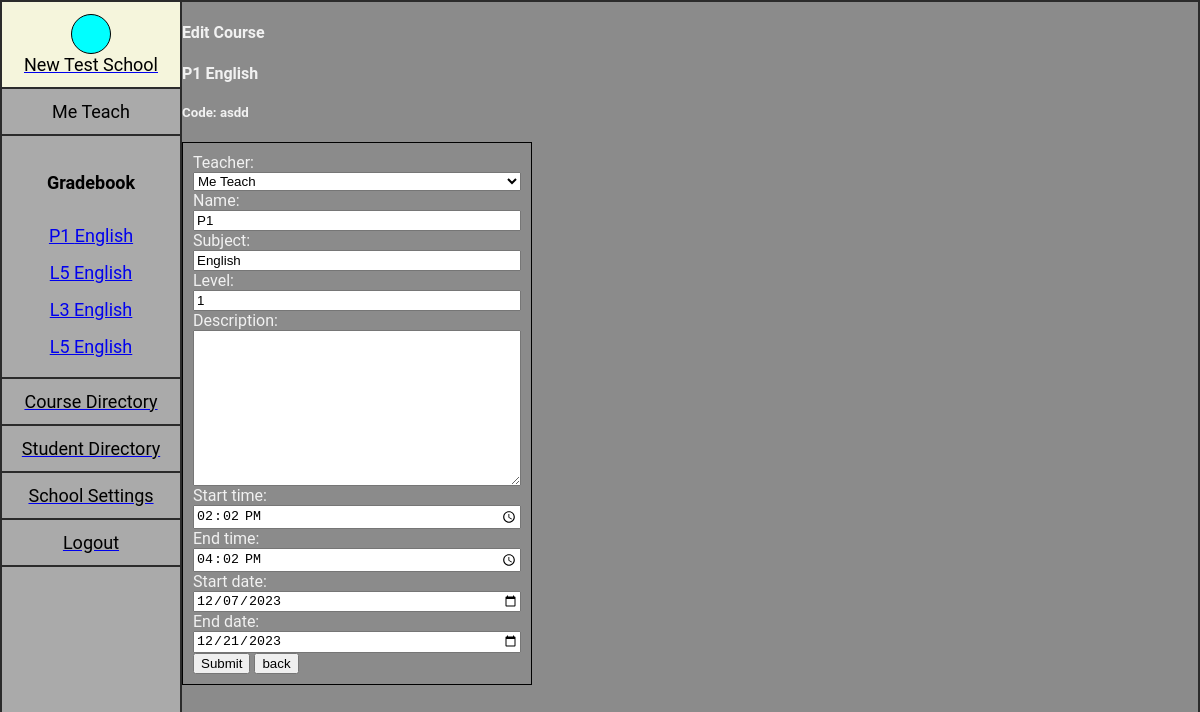
/courses/course/asdd (signed in), run on the app's committed database.
### app/user.py (models this page shows, shortened)
class User(AbstractUser):
    first_name = models.CharField(max_length=256, blank=True)
    last_name = models.CharField(max_length=256, blank=True)
    phone = models.CharField(max_length=32, blank=True)
    social = models.CharField(max_length=64, blank=True, null=True) #for use with other contact servicers such as LINE, MESSENGER or WHATSAPP
    school = models.ForeignKey('School', on_delete=models.SET_NULL, related_name='user', null=True, blank=True)
    tag = models.CharField(max_length=64, blank=True, null=True) #if they have a school ID or other form of required identifier.
    is_admin = models.BooleanField(default=False)
    is_teacher = models.BooleanField(default=False)
    is_parent = models.BooleanField(default=False)
    timestamp = models.DateTimeField(auto_now_add=True)
    pass
    def __str__(self):
        return f"{self.first_name + ' ' + self.last_name}"

### app/models.py (models this page shows, shortened)
class School(models.Model):
    master = models.ForeignKey('User', on_delete=models.CASCADE, related_name='created_school', null=False)
    admins = models.ManyToManyField('User', related_name='admin_school')
    name = models.CharField(max_length=128, blank=False, null=True)
    address = models.CharField(max_length=512, blank=False, null=True)
    phone = models.CharField(max_length=32, blank=False, null=True)
    admin_code = models.CharField(max_length=14, blank=False, default='aaaa-aaaa-aaaa') #referal code
    teacher_code = models.CharField(max_length=14, blank=False, default='aaaa-aaaa-aaaa') #referal code
    parent_code = models.CharField(max_length=14, blank=False, default='aaaa-aaaa-aaaa') #referal code
    timestamp = models.DateTimeField(auto_now_add=True)
    objects = models.Manager()

class Course(models.Model):
    school = models.ForeignKey('School', on_delete=models.CASCADE, related_name='facility', null=False)
    teacher = models.ForeignKey('User', on_delete=models.SET_NULL, related_name='teacher', null=True, blank=True)
    added_by = models.ForeignKey('User', on_delete=models.CASCADE, related_name='course_added_by', null=True, blank=True)
    name = models.CharField(max_length=64, blank=False, null=True) #name of class
    subject = models.CharField(max_length=128, blank=False) #subject of class
    grade_type = models.BooleanField(default=0, blank=False) #used to set grading system
    code = models.CharField(max_length=128, blank=True, null=True) #class identifer or differentiator(if any)
    level = models.CharField(max_length=24, blank=True, null=True)
    description = models.TextField(max_length=512, blank=True, null=True)
    online = models.BooleanField(default=False, blank=True, null=True) #if course is online(true) or inperson (false)
    location = models.CharField(max_length=128, blank=True, null=True) #physical location of class if any
    students = models.PositiveIntegerField(blank=True, null=True, default=0)
    start_date = models.DateField(auto_now_add=False, blank=True, null=True)
    end_date = models.DateField(auto_now_add=False, blank=True, null=True)
    start_time = models.TimeField(blank=True, default='0:0:0')
    end_time = models.TimeField(blank=True, default='0:0:0')
    timestamp = models.DateTimeField(auto_now_add=True)

### app/views.py (the view)
# urls.py: path("courses/course", views.addCourse, name="addCourse"),
@csrf_exempt
@login_required
def addCourse(request, course_id = None):
    user = request.user
    school = user.school
    if request.method == 'POST':
        if user.school:
            if user.is_admin:
                course = ()
                if course_id != None:
                    course = Course.objects.get(code=course_id)
                    form = CourseForm(school, request.POST, instance=course)
                    if form.is_valid():
                        form.save()
                else:
                    form = CourseForm(school, request.POST)
                    if form.is_valid():
                        print(form.data)
                        course_model = form.save(commit=False)
                        course_model.school = school
                        course_model.code = accessCodeGen('course')
                        course_model.save()
        return HttpResponseRedirect(reverse("courses"))
    elif user.school:
        if user.is_admin:
            if course_id != None:
                edit = True
                course = Course.objects.get(code=course_id)
                form = CourseForm(instance=course, school=school)
                courses = Course.objects.filter(teacher=user).order_by('start_time')
                return render(request, "app/courses/addCourse.html", {'form': form,
                                                                      'edit': edit,
                                                                      'course': course,
                                                                      'courses':courses})
            else:
                form = CourseForm(school, initial={'school': school})
                courses = Course.objects.filter(teacher=user).order_by('start_time')
                return render(request, "app/courses/addCourse.html", {'form': form,
                                                                      'courses':courses})
    return HttpResponseRedirect(reverse("index"))

### app/forms.py
class CourseForm(forms.ModelForm):
    class Meta():
        model = Course
        fields = ('teacher','name','subject','level', 'description', 'start_time', 'end_time', 'start_date', 'end_date')
        widgets = {
            'start_date': forms.DateInput(attrs={'type': 'date'}),
            'end_date': forms.DateInput(attrs={'type': 'date'}),
            'start_time': forms.TimeInput(attrs={'type': 'time'}),
            'end_time': forms.TimeInput(attrs={'type': 'time'}),
        }
    def __init__(self, school, *args, **kwargs):
        super(CourseForm, self).__init__(*args, **kwargs)
        self.fields['teacher'] = forms.ModelChoiceField(widget=forms.Select, queryset=User.objects.filter(school=school, is_teacher=True))
        self.fields['teacher'].required = False

### app/templates/app/courses/addCourse.html (shortened to what this page needs)
{% extends 'app/layout.html' %}
{% load static %}
{% block body %}
<body>
    <div>
        <form action="" method="POST">
            {% if edit %}
            <h4>Edit Course </h4>
            <h4>{{course.name}} {{course.subject}} </h4>
            <h5>Code: {{course.code}}</h5>
            {% endif %}
            <div class="form">
                {{ form }}
            <div >
            <input id="submit" type="submit" class="button"/>
            <button class="button" onclick="load_view('course_view')">back</button>
            </div>
            </div>
        </form>
    </div>
</body>
{% endblock %}

### app/templates/app/layout.html (shortened to what this page needs)
{% load static %}
<!DOCTYPE html>
<html>
    <head>
        <link href="{% static 'app/styles.css' %}" rel="stylesheet">
    </head>
    <div class="row">
        <div class="frame">
            {% if request.user.is_authenticated %}
                <div class="nav-line" id="nav-line">
                    {% if user.school %}
                    <a href="{% url 'index' %}">
                    <div class="nav-block" id="schoolBlock">
                        <div class="nav-img"></div>
                        <div>{{ user.school.name }}</div>
                    </div>
                    </a>
                    {% endif %}
                    <div class="nav-block" id="teacherBlock">
                        <div>{{ user.first_name }} {{user.last_name}}</div>
                    </div>
                    {% if user.school %}
                        {% if user.is_teacher and courses %}
                        <div class="nav-block" id="gradebook-block">
                            <h4>Gradebook</h4>
                            {% for course in courses %}
                            <a href="{% url 'gradebook' course.code %}" class="nav-dropdown-item">{{ course.name }} {{course.subject}}</a>
                            {% endfor %}
                        </div>
                        {% endif %}
                        {% if user.is_admin %}
                        <a class="button" href="{% url 'courses' 'school' %}">
                            <div class="nav-block" id="CoursesBlock">Course Directory</div>
                        </a>
                        <a class="button" href="{% url 'students' 'school' %}">
                            <div class="nav-block">Student Directory</div>
                        </a>
                        <a class="button" href="{% url 'settings' %}">
                            <div class="nav-block" id="settingsBlock">School Settings</div>
                        </a>
                        {% endif %}
                    {% endif %}
                    <a class="button" href="{% url 'logout' %}">
                        <div class="nav-block" >Logout</div>
                    </a>
                </div>
            {% endif %}
            <main>
                {% block body %}
                {% endblock %}
            </main>
        </div>
    </div>
</html>

### app/static/app/styles.css (style rules this page uses)
body, html, nav, main { height: 100%; }
* { box-sizing:border-box; }
body { display: flex; flex-direction: column; margin: 0; background-color: rgb(40, 40, 40); font-family: 'Roboto', arial; color: rgb(241, 241, 241); }
.row { display: flex; flex: 1; }
.frame { display:flex; flex-direction: row; flex-grow: 1; flex-shrink: 1; flex-basis: 0; background-color: rgb(139, 139, 139); border: .25vh solid #2b2b2b; }
.nav-line { display: flex; flex-direction: column; width: 180px; height: 100%; background-color: rgb(170, 170, 170); border-right: .25vh solid #2b2b2b; }
.nav-block { display: flex; flex-direction: column; justify-content: flex-start; align-items: center; width: auto; height: fit-content; padding: 1.5vh; color: black; font-size: large; border-bottom: .25vh solid #2b2b2b; }
.nav-img { width: 40px; height: 40px; border-radius: 100%; border: 1px solid black; background-color: aqua; }
.nav-dropdown-item { display: flex; align-items: center; justify-content: space-evenly; width: 100%; align-self: flex-end; padding:1vh; }
#schoolBlock { background-color: beige; }
#teacherBlock { justify-content: none; align-items: none; }
.form { padding:10px; display: flex; flex-direction: column; border: 1px solid black; flex-grow: 1; max-width: 350px; }

### data on the page
User: school.name "New Test School", first_name "Me", last_name "Teach"
Course: name "P1", subject "English", code "asdd", teacher "Me Teach", level "1", start_time "14:02:00", end_time "16:02:00", start_date "12/07/2023", end_date "12/21/2023"
Course: name "L5", subject "English"
Course: name "L3", subject "English"
Course: name "L5", subject "English"
